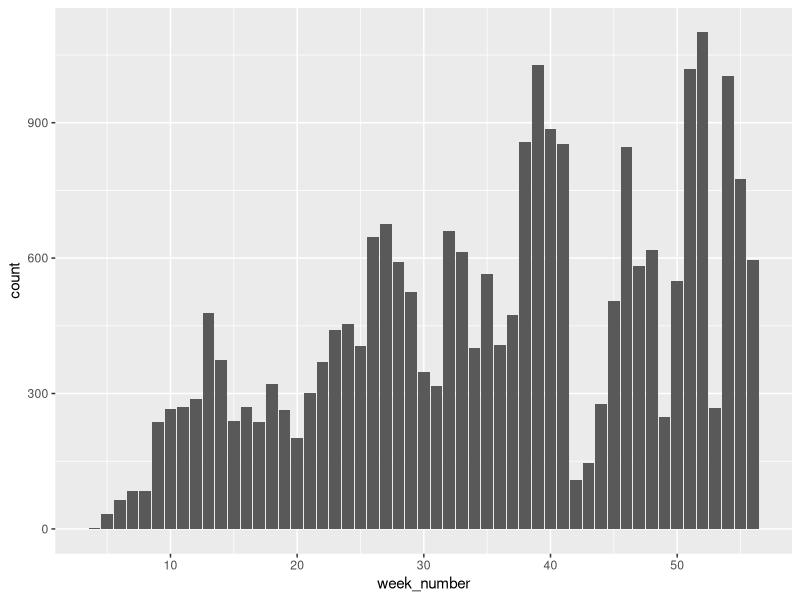
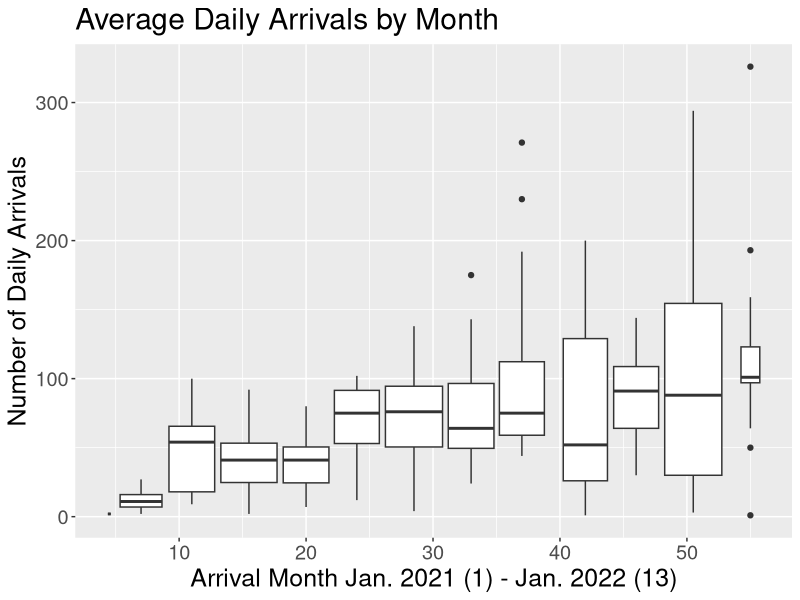
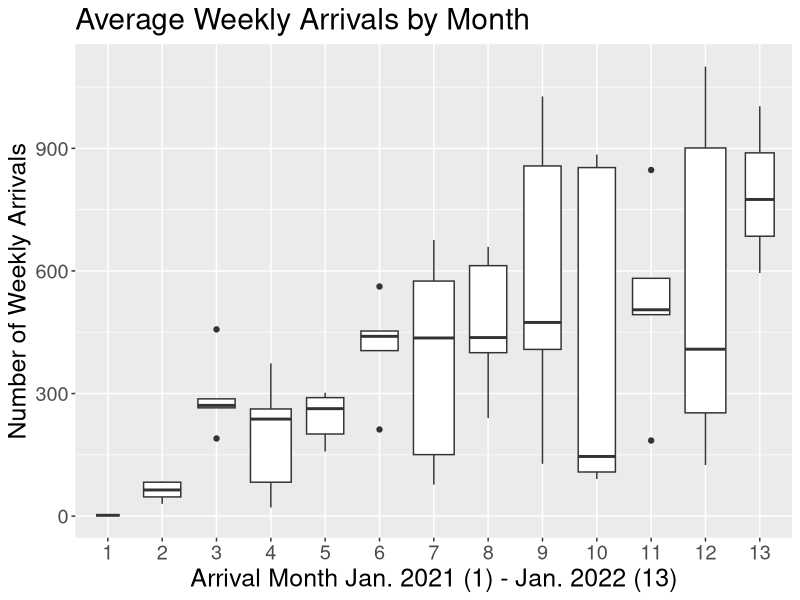
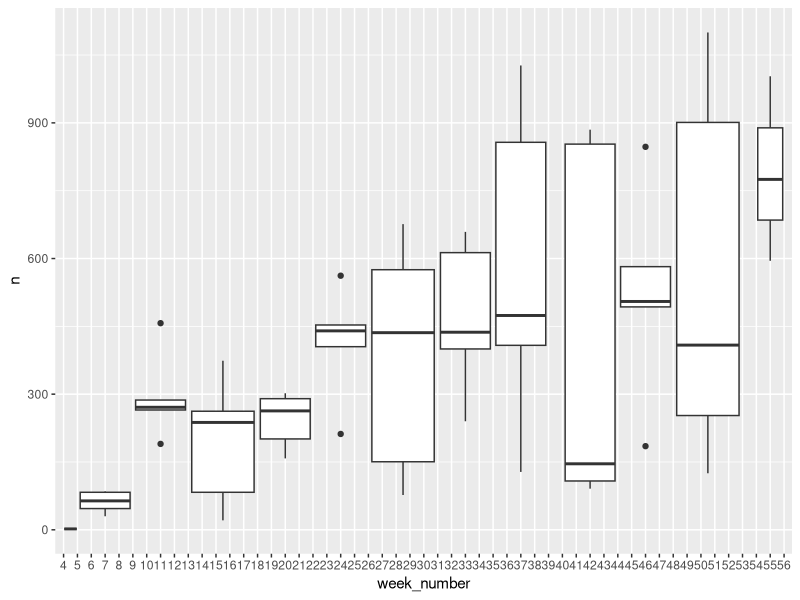
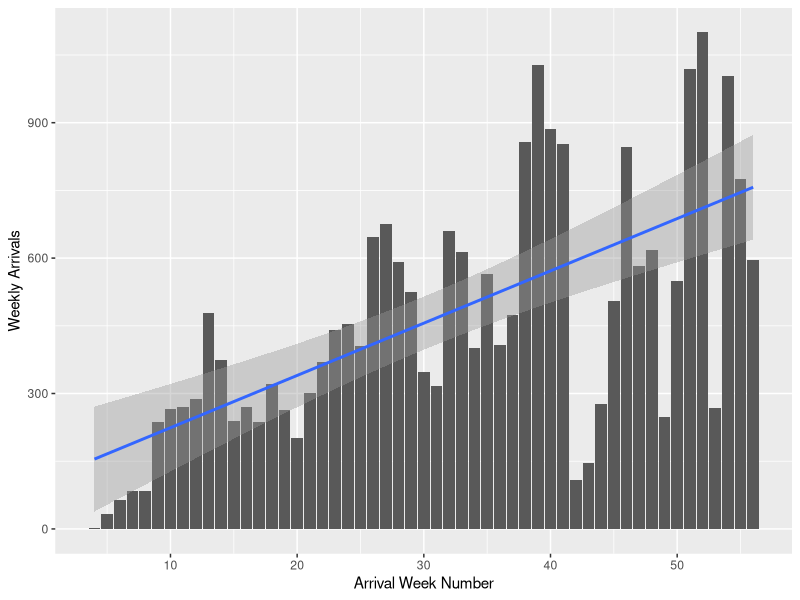
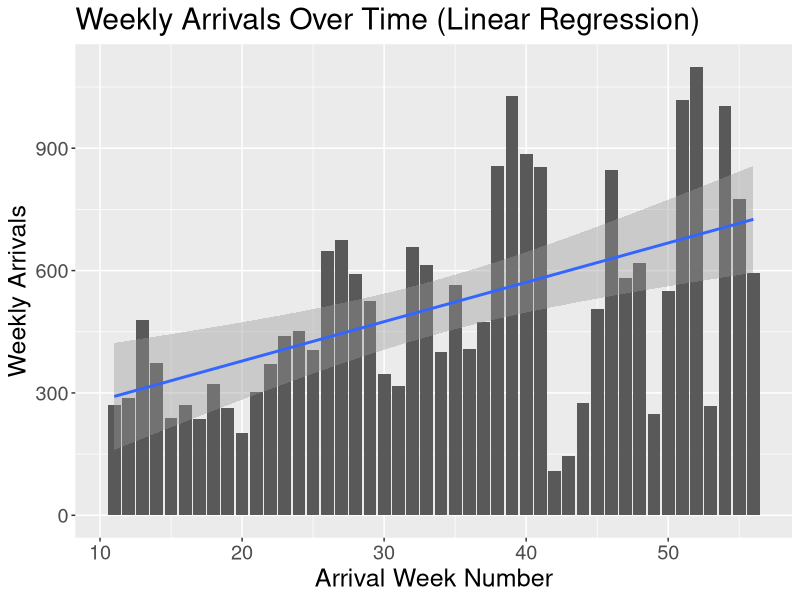

Reproduce these figures in R, in order.
# Weekly arrivals Boxplots/ Meal estimate re3gression?
library(tidyverse)
library(lubridate)

individuals <- read_csv("data/individual_clean_dest_dates_1_20_22.csv")

individuals <- individuals %>% # get week number, month number and year
  mutate(week_number = week(arrival_date),
         arrival_year = year(arrival_date),
         arrival_month = month(arrival_date))

max(individuals$week_number)

individuals <- individuals %>% #changes week numbers in 2022 so they don't overlap with 2021
  mutate(week_number = case_when(week_number == 1 ~ 54,
                                 week_number == 2 ~ 55,
                                 week_number == 3 ~ 56,
                                 is.na(week_number) ~ 0,
                                 TRUE ~ week_number),
         arrival_month = if_else((arrival_month == 1 & arrival_year == 2022), 
                                 13, arrival_month))

individuals %>% # basic plot of weekly arrivals
  ggplot(aes(x = week_number)) +
  geom_bar() 

# Examine daily arrivals by month
daily_arrivals <- individuals %>%
  count(arrival_date, arrival_month, week_number, arrival_year)

daily_arrivals %>% # daily arrivals by month boxplots
  mutate(arrival_month = factor(arrival_month)) %>%
  ggplot(aes(x = week_number, y = n)) +
  geom_boxplot(aes(group=arrival_month), varwidth = TRUE) +
  ylab("Number of Daily Arrivals") +
  xlab("Arrival Month Jan. 2021 (1) - Jan. 2022 (13)") +
  ggtitle("Average Daily Arrivals by Month") +
  theme(text = element_text(size=18))

# Examine monthly arrivals
monthly_arrivals <- individuals %>%
  count(week_number, arrival_month, arrival_year)

monthly_arrivals %>% #average weekly arrivals by month boxplots
  mutate(arrival_month = factor(arrival_month)) %>%
  ggplot(aes(x = arrival_month, y = n)) +
  geom_boxplot(varwidth = TRUE) +
  ylab("Number of Weekly Arrivals") +
  xlab("Arrival Month Jan. 2021 (1) - Jan. 2022 (13)") +
  ggtitle("Average Weekly Arrivals by Month") +
  theme(text = element_text(size=18))

# Examine weekly arrivals

monthly_arrivals %>% # Weekly arrivals by month boxplots
  mutate(week_number = factor(week_number)) %>%
  ggplot(aes(x = week_number, y = n)) +
  geom_boxplot(aes(group = arrival_month), varwidth = FALSE)

arrivals <- individuals %>%
  count(week_number)

arrivals %>% # weekly arrivals barplot with linear regression
  ggplot(aes(x = week_number, y = n)) +
  geom_bar(stat = "identity") +
  geom_smooth(method = "lm") +
  xlab("Arrival Week Number") +
  ylab("Weekly Arrivals")

# linear model of weekly arrivals 
weekly_arrivals_model <- lm(data = arrivals, n ~ week_number)
summary(weekly_arrivals_model)

predict(weekly_arrivals_model, data.frame(week_number = c(57,58,59)))

# linear model of arrivals after the first 10 weeks
recent_arrivals <- arrivals %>%
  filter(week_number > 10) 

recent_arrivals_model <- lm(data = recent_arrivals, n ~ week_number)  
summary(recent_arrivals_model) 

predict(recent_arrivals_model, data.frame(week_number = c(57,58,59)))

recent_arrivals %>% # weekly arrivals, linear regression, >10 weeks
  ggplot(aes(x = week_number, y = n)) +
  geom_bar(stat = "identity") +
  geom_smooth(method = "lm") +
  xlab("Arrival Week Number") +
  ylab("Weekly Arrivals")+
  theme(text = element_text(size=18)) +
  ggtitle("Weekly Arrivals Over Time (Linear Regression)")


stay_len <- individuals %>% # new data frame for stay length counts/percentages
  filter(stay_length >= 0) %>%
  count(stay_length) %>%
  mutate(percent = (n/sum(n))*100)

long_stay <- stay_len %>% # new data frame for those staying longer than 3 days
  filter(stay_length > 3) 

sum(long_stay$percent) # percentage staying longer than three days

